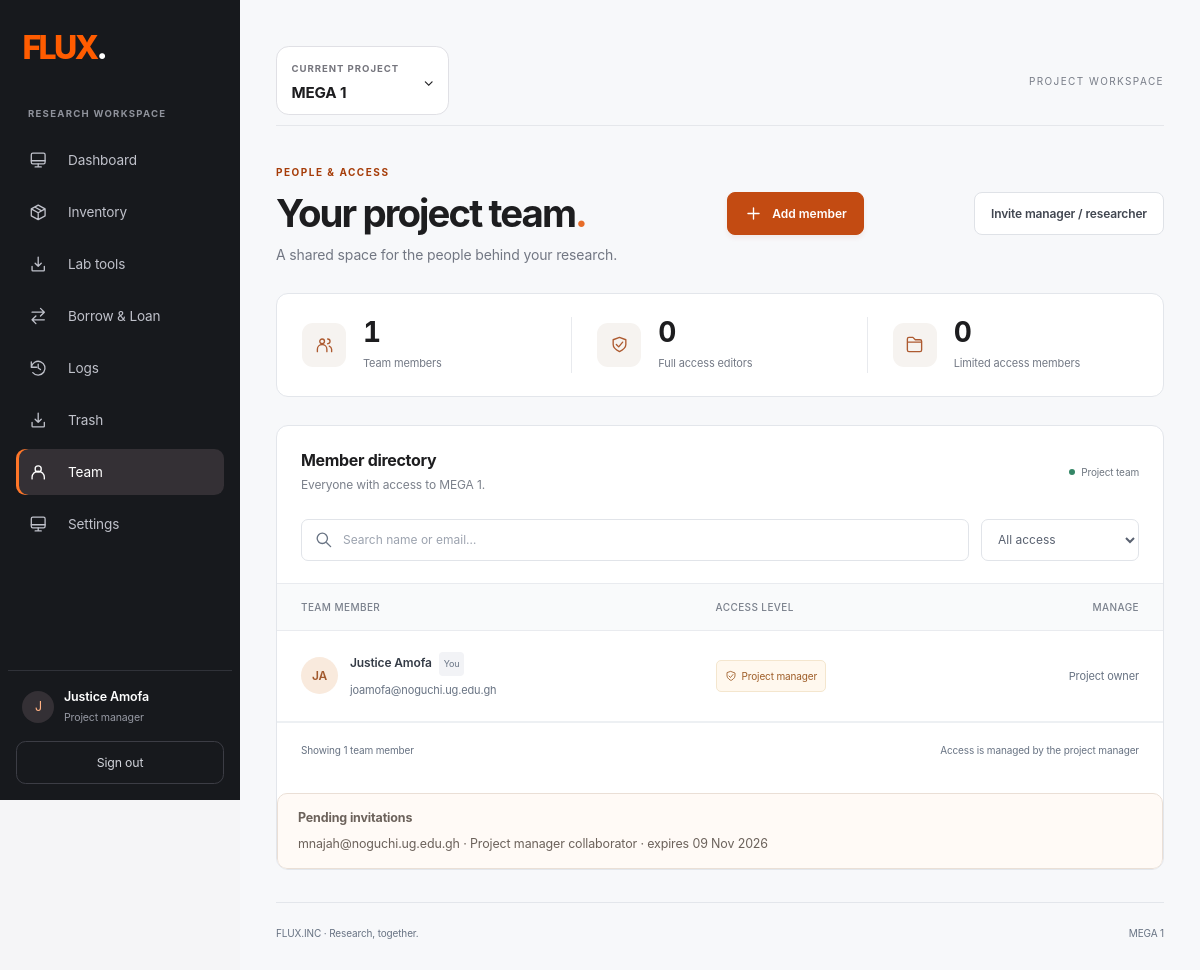
/team/MEGA 1/ (signed in), run on the app's committed database.
### inventory/models.py (models this page shows, shortened)
class Project(models.Model):
    name = models.CharField(max_length=255, unique=True)
    project_manager = models.ForeignKey(
            User,
            on_delete=models.CASCADE,
            related_name='managed_projects',
            null=True,
            blank=True
    )
    project_editors = models.ManyToManyField(
            User,
            related_name='edited_projects',
            blank=True
    )
    project_members = models.ManyToManyField(
            User,
            related_name='member_projects',
            blank=True
    )
    created_at = models.DateTimeField(auto_now_add=True)
    updated_at = models.DateTimeField(auto_now=True)
    is_active = models.BooleanField(default=True)
    low_stock_morning_time = models.TimeField(default=time(6, 0))
    low_stock_evening_time = models.TimeField(default=time(19, 0))
    class Meta:
        ordering = ['name']
        verbose_name = 'Project'
        verbose_name_plural = 'Projects'

class ProjectInvitation(models.Model):
    ROLE_CHOICES = (
        ('researcher', 'Researcher'),
        ('project_manager', 'Project manager collaborator'),
    )
    STATUS_CHOICES = (
        ('pending', 'Pending'),
        ('accepted', 'Accepted'),
        ('declined', 'Declined'),
        ('expired', 'Expired'),
    )
    project = models.ForeignKey(Project, on_delete=models.CASCADE, related_name='invitations')
    invited_by = models.ForeignKey(User, on_delete=models.SET_NULL, null=True, related_name='sent_project_invitations')
    invitee = models.ForeignKey(User, on_delete=models.SET_NULL, null=True, blank=True, related_name='project_invitations')
    email = models.EmailField()
    role = models.CharField(max_length=30, choices=ROLE_CHOICES, default='researcher')
    token = models.UUIDField(default=uuid.uuid4, unique=True, editable=False)
    status = models.CharField(max_length=20, choices=STATUS_CHOICES, default='pending', db_index=True)
    created_at = models.DateTimeField(auto_now_add=True)
    expires_at = models.DateTimeField(default=project_invitation_expiry)
    accepted_at = models.DateTimeField(null=True, blank=True)
    class Meta:
        ordering = ('-created_at',)
        constraints = [
            models.UniqueConstraint(
                fields=('project', 'email'), condition=models.Q(status='pending'),
                name='one_pending_project_invitation',
            ),
        ]

### inventory/views.py (the view)
# urls.py: path('team/<str:project_name>/', views.team, name ="team"),
@login_required
def team(request, project_name):
    try:
        user = request.user
        project = get_object_or_404(Project, name=project_name)
        if not (project.project_manager == user or
                project.project_editors.filter(id=user.id).exists() or
                project.project_members.filter(id=user.id).exists()):
            return JsonResponse({'error': "Unauthorized access"}, status=403)
        editor_ids = set(project.project_editors.values_list('id', flat=True))
        member_ids = set(project.project_members.values_list('id', flat=True))
        team_members = list(User.objects.filter(
            pk__in=editor_ids | member_ids | {project.project_manager_id}
        ).order_by('first_name', 'last_name', 'username'))
        for person in team_members:
            person.team_access = ('Manager' if person.pk == project.project_manager_id
                                  else 'Full' if person.pk in editor_ids else 'Limited')
        context = {
            'project': project,
            'projects': get_user_projects(user),
            'team_members': team_members,
            'editor_count': sum(person.team_access == 'Full' for person in team_members),
            'limited_count': sum(person.team_access == 'Limited' for person in team_members),
            'pending_invitations': project.invitations.filter(status='pending').select_related('invited_by'),
            **get_sidebar_urls(project_name)
        }
        return render(request, 'inventory/team.html', context)
    except Exception as e:
        security_logger.error(f"Team view error: {str(e)}")
        return JsonResponse({'error': str(e)}, status=400)

### inventory/templates/inventory/team.html (shortened to what this page needs)
{% load static %}<!DOCTYPE html>
<html lang="en">
<head>
<link rel="stylesheet" href="{% static 'css/inventory_style.css' %}">
<link rel="stylesheet" href="{% static 'css/flux_design_system.css' %}">
<link rel="stylesheet" href="{% static 'css/flux_pages.css' %}?v=1">
<link rel="stylesheet" href="{% static 'css/team.css' %}?v=3">
</head>
<body class="flux-inventory-layout team-workspace relative min-h-screen font-poppins antialiased text-sm flex text-gray-800" x-data="{ showMenu: false }">
{% include 'inventory/partials/sidebar.html' %}
<main id="workspaceContent" tabindex="-1" class="min-h-screen lg:ml-60 w-full">
<section class="team-content">
<div class="team-topbar">{% include 'inventory/partials/project_switcher.html' with project_route='team' %}<span class="team-workspace-label">PROJECT WORKSPACE</span>
</div>
<header class="team-heading">
<div>
<p class="team-eyebrow">PEOPLE & ACCESS</p>
<h1>Your project team<span>.</span>
</h1>
<p>A shared space for the people behind your research.</p>
</div>{% if user == project.project_manager %}<button type="button" class="team-button team-primary" data-open-add>
<svg class="ui-icon" aria-hidden="true">
<use href="#i-plus"/>
</svg>Add member</button><details class="team-invite-details"><summary class="team-button">Invite manager / researcher</summary></details>{% endif %}</header>
<div class="team-stats" aria-label="Team summary">
<div>
<span class="team-stat-icon">
<svg class="ui-icon" aria-hidden="true">
<use href="#i-users"/>
</svg>
</span>
<div>
<strong data-count="all">{{ team_members|length }}</strong>
<span>Team members</span>
</div>
</div>
<div>
<span class="team-stat-icon">
<svg class="ui-icon" aria-hidden="true">
<use href="#i-shield"/>
</svg>
</span>
<div>
<strong data-count="Full">{{ editor_count }}</strong>
<span>Full access editors</span>
</div>
</div>
<div>
<span class="team-stat-icon">
<svg class="ui-icon" aria-hidden="true">
<use href="#i-folder"/>
</svg>
</span>
<div>
<strong data-count="Limited">{{ limited_count }}</strong>
<span>Limited access members</span>
</div>
</div>
</div>
<div class="team-layout">
<section class="team-directory" aria-labelledby="directory-title">
<div class="team-panel-heading">
<div>
<h2 id="directory-title">Member directory</h2>
<p>Everyone with access to {{ project.name }}.</p>
</div>
<span class="team-live">
<i>
</i> Project team</span>
</div>
<div class="team-tools">
<label class="team-search">
<svg class="ui-icon" aria-hidden="true">
<use href="#i-search"/>
</svg>
<input id="team-search" type="search" placeholder="Search name or email…" aria-label="Search team members">
</label>
<label class="team-filter">
<select id="team-access-filter">
<option value="all">All access</option>
</select>
</label>
</div>
<div class="team-table-scroll">
<table aria-labelledby="directory-title">
<thead>
<tr>
<th scope="col">Team member</th>
<th scope="col">Access level</th>
<th scope="col" class="team-actions-heading">{% if user == project.project_manager %}Manage{% else %}Role{% endif %}</th>
</tr>
</thead>
<tbody id="teamTable">
{% for person in team_members %}<tr data-id="{{ person.pk }}" data-access="{{ person.team_access }}" data-name="{{ person.get_full_name|default:person.username }}" data-search="{{ person.get_full_name }} {{ person.username }} {{ person.email }}" data-edit-url="{% url 'edit_user_access' project_name=project.name user_id=person.pk %}" data-remove-url="{% url 'remove_user' project_name=project.name user_id=person.pk %}">
<td>
<div class="team-person">
<span class="team-avatar {% if person.team_access == 'Manager' %}team-avatar-manager{% endif %}" aria-hidden="true">{{ person.first_name|default:person.username|first|upper }}{{ person.last_name|first|upper }}</span>
<div>
<strong>{{ person.get_full_name|default:person.username }}{% if person == user %}<span class="team-you">You</span>{% endif %}</strong>
<span>{{ person.email|default:'No email on file' }}</span>
</div>
</div>
</td>
<td>
<span class="team-badge" data-role="{{ person.team_access }}">{% if person.team_access == 'Manager' %}<svg class="ui-icon" aria-hidden="true">
<use href="#i-shield"/>
</svg>Project manager{% else %}{{ person.team_access }} access{% endif %}</span>
</td>
<td class="team-row-actions">{% if person.team_access == 'Manager' %}<span class="team-owner-label">Project owner</span>{% else %}<span class="team-owner-label">Member</span>{% endif %}</td>
</tr>{% endfor %}
</tbody>
</table>
</div>
<div class="team-directory-footer">
<span id="team-results" role="status" aria-live="polite">Showing {{ team_members|length }} team member{{ team_members|length|pluralize }}</span>
<span>Access is managed by the project manager</span>
</div>
{% if user == project.project_manager and pending_invitations %}<div class="team-invite-list"><strong>Pending invitations</strong>{% for invitation in pending_invitations %}<span>{{ invitation.email }} · {{ invitation.get_role_display }} · expires {{ invitation.expires_at|date:'d M Y' }}</span>{% endfor %}</div>{% endif %}
</section>
</div>
<footer class="team-footer">
<span>FLUX.INC · Research, together.</span>
<span>{{ project.name }}</span>
</footer>
</section>
</main>
</body>
</html>

### inventory/templates/inventory/partials/sidebar.html (shortened to what this page needs)
<aside id="{{ sidebar_id|default:'inventorySidebar' }}" data-tour-target="workspace-navigation" class="flux-sidebar flex flex-col lg:flex lg:flex-col justify-between lg:fixed min-h-screen top-0 z-20 w-60 bottom-0 px-4 pt-6 pb-0" :class="showMenu ? 'fixed' : 'hidden'" @click="if ($event.target.closest('a')) showMenu = false" x-transition.duration.200ms aria-label="Workspace navigation">
    <div>
        <div class="flux-sidebar-brand"><a class="flux-wordmark" href="{% url 'home' %}" aria-label="Flux home">FLUX<span>.</span></a></div>
        <p class="flux-sidebar-label">RESEARCH WORKSPACE</p>
        <nav class="flux-sidebar-links" aria-label="Main navigation">
        {% with current=request.resolver_match.url_name %}
            <a href="{{ dashboard_url }}" data-tour-target="dashboard" title="Dashboard" {% if 'dashboard_' in current %}aria-current="page"{% endif %}>{% include 'inventory/partials/settings_icon.html' with icon='appearance' %}<span class="flex-1 pl-2">Dashboard</span></a>
            <a href="{{ inventory_url }}" data-tour-target="inventory" title="Inventory" >{% include 'inventory/partials/settings_icon.html' with icon='inventory' %}<span class="flex-1 pl-2">Inventory</span></a>
            {% if user == project.project_manager or user in project.project_editors.all or user in project.project_members.all %}<a href="{% url 'genomics_hub' project.name %}" data-tour-target="lab-tools" title="Genomics lab tools" {% if current == 'genomics_hub' or current == 'plate_visualizer' or current == 'plate_visualizer_existing' %}aria-current="page"{% endif %}>{% include 'inventory/partials/settings_icon.html' with icon='data' %}<span class="flex-1 pl-2">Lab tools</span></a>{% endif %}
        {% if user == project.project_manager or user in project.project_editors.all or user in project.project_members.all %}
            <a href="{% url 'borrow_loan' project.name %}" data-tour-target="borrow-loan" title="Borrow &amp; Loan" {% if current == 'borrow_loan' %}aria-current="page"{% endif %}>{% include 'inventory/partials/settings_icon.html' with icon='borrow' %}<span class="flex-1 pl-2">Borrow &amp; Loan</span></a>
        {% endif %}
            <a href="{{ logs_url }}" data-tour-target="logs" title="Logs" {% if current == 'log' %}aria-current="page"{% endif %}>{% include 'inventory/partials/settings_icon.html' with icon='history' %}<span class="flex-1 pl-2">Logs</span></a>
        {% if user == project.project_manager or user in project.project_editors.all %}
            <a href="{{ trash_url }}" title="Trash" {% if 'trash_' in current %}aria-current="page"{% endif %}>{% include 'inventory/partials/settings_icon.html' with icon='data' %}<span class="flex-1 pl-2">Trash</span></a>
        {% endif %}
        {% if user == project.project_manager %}
            <a href="{{ team_url }}" title="Team" {% if current == 'team' %}aria-current="page"{% endif %}>{% include 'inventory/partials/settings_icon.html' with icon='profile' %}<span class="flex-1 pl-2">Team</span></a>
        {% endif %}
            <a href="{{ settings_url }}" data-tour-target="settings" title="Settings" {% if current == 'project_settings' %}aria-current="page"{% endif %}>{% include 'inventory/partials/settings_icon.html' with icon='appearance' %}<span class="flex-1 pl-2">Settings</span></a>
        {% endwith %}
        </nav>
    </div>
    <div class="flux-sidebar-foot"><div class="flux-sidebar-user"><span aria-hidden="true">{{ user.first_name|default:user.username|first|upper }}</span><div><strong>{{ user.get_full_name|default:user.username }}</strong><small>{% if user == project.project_manager %}Project manager{% elif user in project.project_editors.all %}Editor{% else %}Team member{% endif %}</small></div></div><a class="flux-sidebar-logout" href="{% url 'logout' %}" title="Sign out">Sign out</a></div>
</aside>

### inventory/templates/inventory/partials/project_switcher.html (shortened to what this page needs)
<details class="flux-project-switcher">
    <summary><span><small>CURRENT PROJECT</small><strong>{{ project.name }}</strong></span><span aria-hidden="true">⌄</span></summary>
</details>

### data on the page
Project: name "MEGA 1"
ProjectInvitation: email "mnajah@noguchi.ug.edu.gh", role "Project manager collaborator", expires_at "09 Nov 2026"

### other printed values
{{ user.first_name|default:user.username|first|upper }} "J"
{{ user.get_full_name|default:user.username }} "Justice Amofa"
{{ team_members|length }} "1"
{{ editor_count }} "0"
{{ limited_count }} "0"
{{ person.first_name|default:person.username|first|upper }} "J"
{{ person.last_name|first|upper }} "A"
{{ person.get_full_name|default:person.username }} "Justice Amofa"
{{ person.email|default:'No email on file' }} "joamofa@noguchi.ug.edu.gh"
